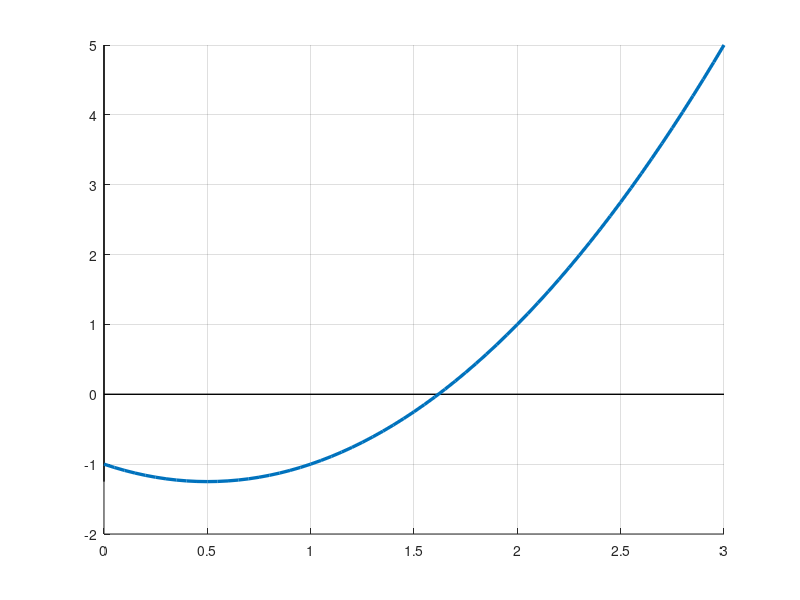

This figure's MATLAB source: (Note: this script raises an error after producing the figure.)
%Ejemplo 4 Clase 03

f = @(x) x.^2 -x -1;
f1 = @(x) 2.*x -1;
x = 0:.05:3;

figure()
hold on
grid on
plot([0,3],[0,0],'k','LineWidth',1)
plot([0,0],[min(f(x)),max(f(x))],'k','LineWidth',1)

plot(x,f(x),'LineWidth',2.4)


c_annot = annotation('textbox','interpreter','latex','String','$f(x)=x^2-x-1$','FitBoxToText','on');
c_annot.FontSize=15;


iter = @(x) x - f(x)/f1(x);

%% Iter 1
x0 =2;
x1 = iter(x0);

figure()
hold on
grid on
plot([0,3],[0,0],'k','LineWidth',1)
plot([0,0],[0,3],'k','LineWidth',1)

plot(x,f(x),'LineWidth',2.4)


scatter(x0,f(x0),'MarkerFaceColor','m','MarkerFaceAlpha',.5)
scatter(x1,0,'MarkerFaceColor','m')

plot([x0,x1],[f(x0),0],'--k')

%% Iter 2
x2 = iter(x1);

figure()
hold on
grid on
plot([0,3],[0,0],'k','LineWidth',1)
plot([0,0],[0,3],'k','LineWidth',1)

plot(x,f(x),'LineWidth',2.4)

scatter(x1,f(x1),'MarkerFaceColor','m','MarkerFaceAlpha',.5)
scatter(x2,0,'MarkerFaceColor','m')
plot([x1,x2],[f(x1),0],'--k')
plot([x1,x1],[0 f(x1)],'--k')


scatter(x0,f(x0),'MarkerFaceColor','m','MarkerFaceAlpha',.5)
scatter(x1,0,'MarkerFaceColor','m','MarkerFaceAlpha',.5)
plot([x0,x1],[f(x0),0],'--k')

